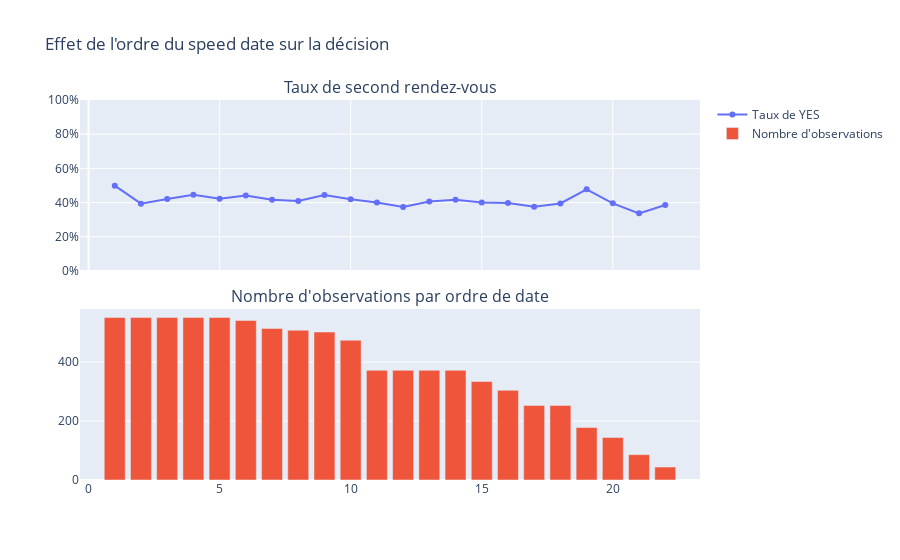

Notebook code cell kept with this figure:
### Code cell
fig = make_subplots(
    rows=2,
    cols=1,
    shared_xaxes=True,
    vertical_spacing=0.1,
    subplot_titles=(
        "Taux de second rendez-vous",
        "Nombre d'observations par ordre de date"
    )
)

fig.add_trace(
    go.Scatter(
        x=order_stats["order"],
        y=order_stats["rate_yes"],
        mode="lines+markers",
        name="Taux de YES"
    ),
    row=1, col=1
)

fig.add_trace(
    go.Bar(
        x=order_stats["order"],
        y=order_stats["n"],
        name="Nombre d'observations"
    ),
    row=2, col=1
)

fig.update_yaxes(range=[0, 1], tickformat=".0%", row=1, col=1)
fig.update_layout(title="Effet de l'ordre du speed date sur la décision")
fig.show()

### Figure 1 — Plotly figure (JSON) as saved in the notebook; plotly's stock layout.template omitted (floating-point values rounded to 4 significant figures)
{"data": [{"mode": "lines+markers", "name": "Taux de YES", "type": "scatter", "x": [1, 2, 3, 4, 5, 6, 7, 8, 9, 10, 11, 12, 13, 14, 15, 16, 17, 18, 19, 20, 21, 22], "xaxis": "x", "y": [0.4991, 0.3938, 0.4211, 0.4465, 0.4229, 0.4418, 0.4163, 0.4094, 0.4442, 0.4198, 0.4005, 0.3737, 0.4059, 0.4167, 0.4012, 0.398, 0.3755, 0.3953, 0.4775, 0.3958, 0.3372, 0.3864], "yaxis": "y"}, {"name": "Nombre d'observations", "type": "bar", "x": [1, 2, 3, 4, 5, 6, 7, 8, 9, 10, 11, 12, 13, 14, 15, 16, 17, 18, 19, 20, 21, 22], "xaxis": "x2", "y": [551, 551, 551, 551, 551, 541, 514, 508, 502, 474, 372, 372, 372, 372, 334, 304, 253, 253, 178, 144, 86, 44], "yaxis": "y2"}], "layout": {"annotations": [{"font": {"size": 16}, "showarrow": false, "text": "Taux de second rendez-vous", "x": 0.5, "xanchor": "center", "xref": "paper", "y": 1, "yanchor": "bottom", "yref": "paper"}, {"font": {"size": 16}, "showarrow": false, "text": "Nombre d'observations par ordre de date", "x": 0.5, "xanchor": "center", "xref": "paper", "y": 0.45, "yanchor": "bottom", "yref": "paper"}], "title": {"text": "Effet de l'ordre du speed date sur la décision"}, "xaxis": {"anchor": "y", "domain": [0, 1], "matches": "x2", "showticklabels": false}, "xaxis2": {"anchor": "y2", "domain": [0, 1]}, "yaxis": {"anchor": "x", "domain": [0.55, 1], "range": [0, 1], "tickformat": ".0%"}, "yaxis2": {"anchor": "x2", "domain": [0, 0.45]}}}
